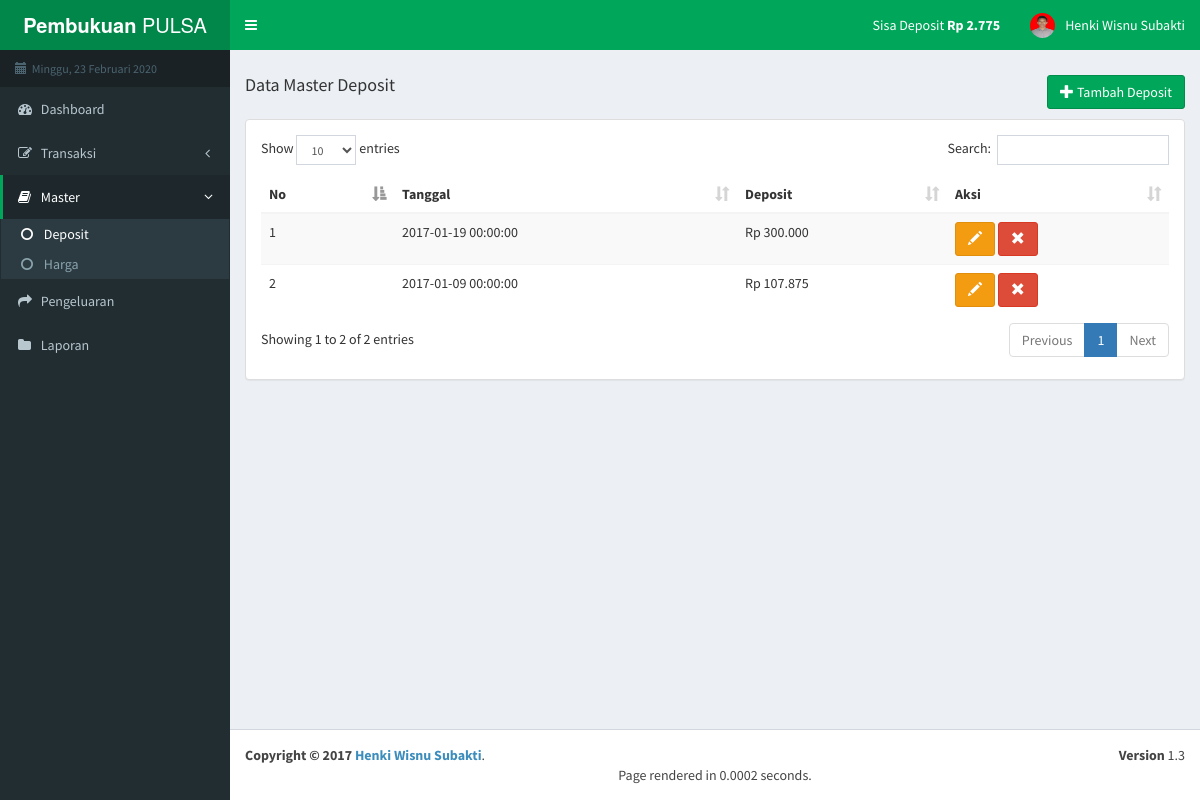
/index.php/master/deposit, run on the app's committed database.
### tables this page shows
CREATE TABLE `deposit` (
  `id_deposit` int(11) NOT NULL,
  `waktu_masuk` datetime NOT NULL,
  `deposit` int(11) NOT NULL
);

### application/libraries/Template.php (called while the page is built)
<?php
class Template{
	protected $_ci;
	function __construct(){
		$this->_ci = &get_instance();
	}
	function display($content,$data=NULL){
		$data['headernya']=$this->_ci->load->view('template/header',$data,true);
		$data['contentnya']=$this->_ci->load->view($content,$data,true);
		$data['footernya']=$this->_ci->load->view('template/footer',$data,true);
		$this->_ci->load->view('template/index',$data);
	}
}
?>

### application/controllers/Master.php (called while the page is built, shortened)
<?php
class Master extends CI_Controller{
	function deposit(){
		$data['on_depo']='active';
		$data['deposit']=$this->m_master->tampilData('depo_terakhir','deposit_akhir')->result();
		$data['dataku']=$this->m_master->tampilData('deposit','id_deposit')->result();
		$this->template->display('pages/v_deposit',$data);
	}
}
?>

### index.php (called while the page is built, shortened)
<?php
require_once BASEPATH.'core/CodeIgniter.php';

### application/models/M_master.php (called while the page is built, shortened)
<?php
class M_master extends CI_Model{
	function tampilData($tabel,$field){
		$this->db->order_by($field,'DESC');
		return $this->db->get($tabel);
	}
}
?>

### application/helpers/currency_format_helper.php (called while the page is built)
<?php  if ( ! defined('BASEPATH')) exit('No direct script access allowed');
if ( ! function_exists('currency_format'))
{
    function rupiah($number)
    {
        return 'Rp '.number_format($number,0,',','.');
    }
}

### application/views/pages/v_deposit.php (the view, shortened to what this page needs)
<div class="row">
    <div class="col-lg-4 pull-left">
        <h4>Data Master Deposit</h4>
    </div>
    <div class="col-lg-8 pull-right" style="text-align:right">
    	<h4>
            <button class="btn btn-success" onclick="add_depo()"><i class="glyphicon glyphicon-plus"></i> Tambah Deposit</button>
        </h4>
    </div>
</div>
<div class="panel panel-default">
<div class="panel-body">
<table class='table table-striped table-hover display' id='table_id'>
	<thead>
		<th>No</th>
		<th>Tanggal</th>
		<th>Deposit</th>
		<th>Aksi</th>
	</thead>
	<tbody>
	<?php
	$urut=1;
		foreach($dataku as $x){ ?>
		<tr>
			<td><?php echo $urut++; ?></td>
			<td><?php echo $x->waktu_masuk; ?></td>
			<td><?php echo rupiah($x->deposit); ?></td>
			<td><button class="btn btn-warning" onclick="edit_depo(<?php echo $x->id_deposit;?>)"><i class="glyphicon glyphicon-pencil"></i></button>
				<button class="btn btn-danger" onclick="hapus_depo(<?php echo $x->id_deposit;?>)"><i class="glyphicon glyphicon-remove"></i></button>
			</td>
		</tr>
	<?php }	?>
	</tbody>
</table>
</div>
</div>

### data on the page
deposit: waktu_masuk "2017-01-19 00:00:00", deposit "Rp 300.000"
deposit: waktu_masuk "2017-01-09 00:00:00", deposit "Rp 107.875"

### other printed values
rupiah($x->deposit_akhir) "Rp 2.775"
